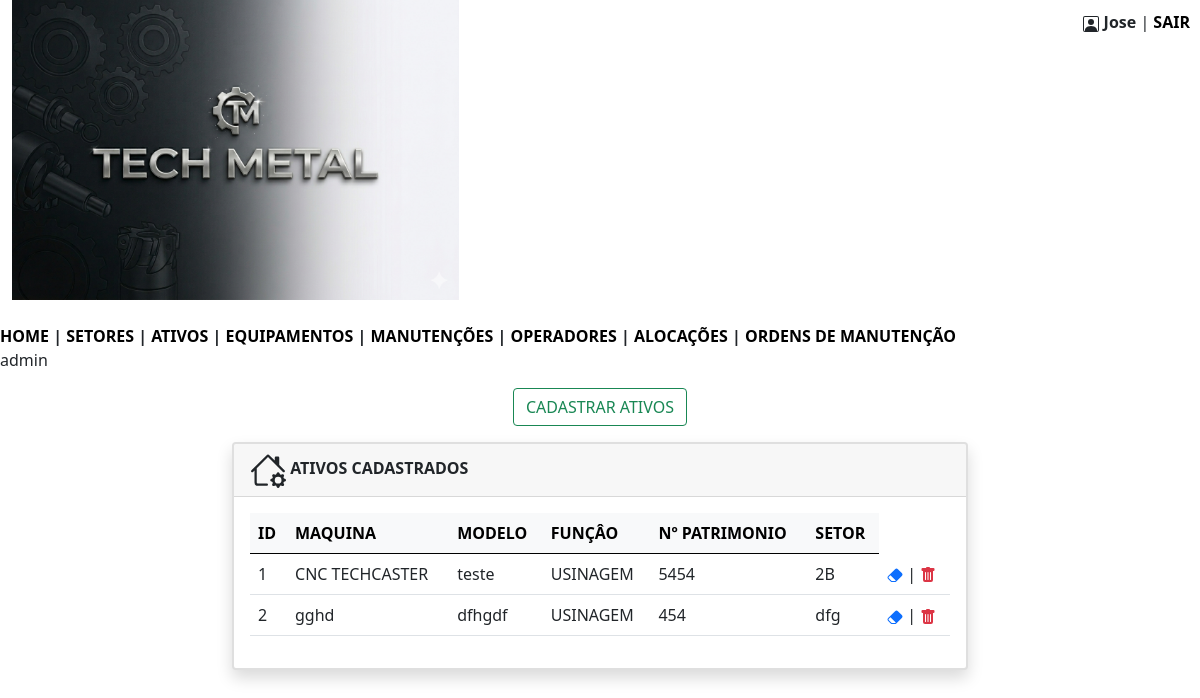
The app's page /techmetal/ativos.php (signed in), older data.
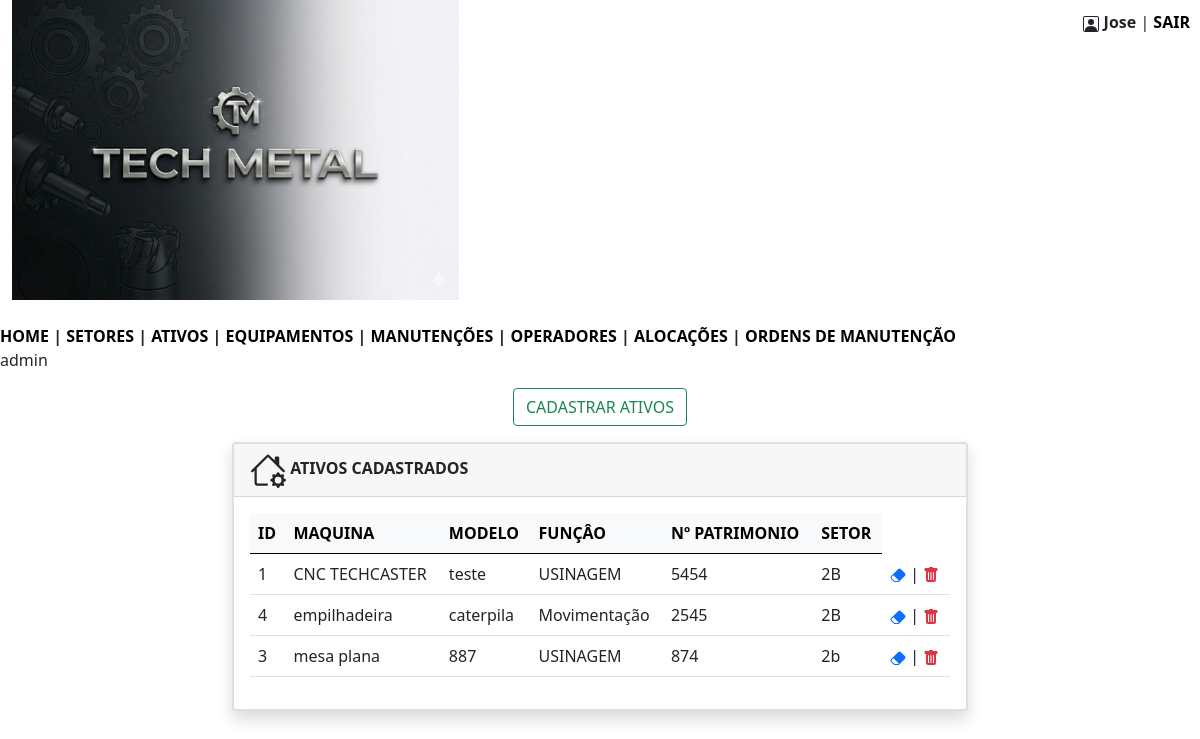
The same page, newer data.
### tables this page shows
CREATE TABLE `ativos` (
  `id` int(11) NOT NULL,
  `maquina` varchar(150) NOT NULL,
  `modelo` varchar(20) NOT NULL,
  `funcionalidade` varchar(100) NOT NULL,
  `n_patrimonio` int(4) NOT NULL,
  `setor` varchar(150) NOT NULL
);

### techmetal/ativos.php (the view, shortened to what this page needs)
<?php
$nome = $_SESSION['nome'];
?>
<!DOCTYPE html>
<html lang="pt-br">
<head>
    <link href="https://cdn.jsdelivr.net/npm/bootstrap@5.0.2/dist/css/bootstrap.min.css" rel="stylesheet">
</head>
<body>
<div class="container-fluid" style=" text-align:left; position:relative;">
<img src="imagens/banner.png"alt="" whidth = "900"  height = "300" srcset="">
    <div class="header" style="position:absolute; top:10px; right:10px;">
        <b><?= htmlspecialchars($nome) ?></b> |
        <a href="sair.php" style="color:black; text-decoration:none; font-weight:bold;">SAIR</a>
    </div>
</div>
<br/>
        <nav>
            <?php
                include 'menu.php';
            ?>
            <?php echo $funcao; ?>
        </nav>
<div class="text-center my-3">
    <button type="button" class="btn btn-outline-success" data-bs-toggle="modal" data-bs-target="#exampleModal">
        CADASTRAR ATIVOS
    </button>
</div>
<div class="container">
    <div class="row justify-content-center">
        <div class="col-md-8 mb-4">
            <div class="card shadow border-2">
                <div class="card-header">
                    <b>ATIVOS CADASTRADOS</b>
                </div>
                <div class="card-body">
                    <?php
                    include 'conecta.php';
                    $sql = "SELECT * FROM ativos ORDER BY maquina";
                    $consulta = $pdo->query($sql);
                    $listaativos = $consulta->fetchAll(PDO::FETCH_ASSOC);
                    if (count($listaativos) > 0) {
                        echo "<table class='table table-hover align-middle'>";
                        echo "<thead class='table-light'>
                                <tr>
                                    <th>ID</th>
                                    <th>MAQUINA</th>
                                    <th>MODELO</th>
                                    <th>FUNÇÂO</th>
                                    <th>Nº PATRIMONIO</th>
                                    <th>SETOR</th>
                                </tr>
                              </thead>";
                        echo "<tbody>";
                        foreach ($listaativos as $item) {
                            $id = $item['id'];
                            echo "<tr>";
                            echo "<td>" . htmlspecialchars($item['id']) . "</td>";
                            echo "<td>" . htmlspecialchars($item['maquina']) . "</td>";
                            echo "<td>" . htmlspecialchars($item['modelo']) . "</td>";
                            echo "<td>" . htmlspecialchars($item['funcionalidade']) . "</td>";
                            echo "<td>" . htmlspecialchars($item['n_patrimonio']) . "</td>";
                            echo "<td>" . htmlspecialchars($item['setor']) . "</td>";
                            echo "<td><a href='#' data-bs-toggle='modal' data-bs-target='#modalEditar' data-id='$id'><svg xmlns='http://www.w3.org/2000/svg' width='16' height='16' fill='currentColor' class='bi bi-eraser-fill' viewBox='0 0 16 16'>
                            <path d='M8.086 2.207a2 2 0 0 1 2.828 0l3.879 3.879a2 2 0 0 1 0 2.828l-5.5 5.5A2 2 0 0 1 7.879 15H5.12a2 2 0 0 1-1.414-.586l-2.5-2.5a2 2 0 0 1 0-2.828zm.66 11.34L3.453 8.254 1.914 9.793a1 1 0 0 0 0 1.414l2.5 2.5a1 1 0 0 0 .707.293H7.88a1 1 0 0 0 .707-.293z'/>
                          </svg></a> | <a href ='excluir_ativos.php?id=$id'><svg xmlns='http://www.w3.org/2000/svg' width='16' height='16' fill='currentColor' class='bi bi-trash-fill text-danger' viewBox='0 0 16 16'>
                            <path d='M2.5 1a1 1 0 0 0-1 1v1a1 1 0 0 0 1 1H3v9a2 2 0 0 0 2 2h6a2 2 0 0 0 2-2V4h.5a1 1 0 0 0 1-1V2a1 1 0 0 0-1-1H10a1 1 0 0 0-1-1H7a1 1 0 0 0-1 1zm3 4a.5.5 0 0 1 .5.5v7a.5.5 0 0 1-1 0v-7a.5.5 0 0 1 .5-.5M8 5a.5.5 0 0 1 .5.5v7a.5.5 0 0 1-1 0v-7A.5.5 0 0 1 8 5m3 .5v7a.5.5 0 0 1-1 0v-7a.5.5 0 0 1 1 0'/>
                          </svg></a></td>";
                            echo "</tr>";
                        }
                        echo "</tbody>";
                        echo "</table>";
                    } else {
                        echo "<p class='text-danger'><b>NÃO EXISTEM ATIVOS CADASTRADOS NO MOMENTO!</b></p>";
                    }
                    ?>
                </div>
            </div>
        </div>
    </div>
</div>
</body>
</html>

### techmetal/menu.php (shortened to what this page needs)
<?php
    $funcao = $_SESSION['funcao'];
    if ($funcao == "admin"){
       echo "<a href='home.php' style = 'color: black; text-decoration: none; font-weight: bold'>HOME</a>";
       echo "<b> | </b>";
       echo "<a href='setores.php' style = 'color: black; text-decoration: none; font-weight: bold'>SETORES</a>";
       echo "<b> | </b>";
       echo "<a href='ativos.php' style = 'color: black; text-decoration: none; font-weight: bold'>ATIVOS</a>";
       echo "<b> | </b>";
       echo "<a href='equipamentos.php' style = 'color: black; text-decoration: none; font-weight: bold'>EQUIPAMENTOS</a>";
       echo "<b> | </b>";
       echo "<a href='manutencoes.php' style = 'color: black; text-decoration: none; font-weight: bold'>MANUTENÇÕES</a>";
       echo "<b> | </b>";
       echo "<a href='operadores.php' style = 'color: black; text-decoration: none; font-weight: bold'>OPERADORES</a>";
       echo "<b> | </b>";
       echo "<a href='alocacoes.php' style = 'color: black; text-decoration: none; font-weight: bold'>ALOCAÇÕES</a>";
       echo "<b> | </b>";
       echo "<a href='ordem_manutencoes.php' style = 'color: black; text-decoration: none; font-weight: bold'>ORDENS DE MANUTENÇÃO</a>";
    }
?>

### techmetal/ativos.php (style rules this page uses)
.header { float: right; }

Row changes from the older to the newer data that the page shows:
removed ativos: id "2", maquina "gghd", modelo "dfhgdf", funcionalidade "USINAGEM", n_patrimonio "454", setor "dfg"
added ativos: id "4", maquina "empilhadeira", modelo "caterpila", funcionalidade "Movimentação", n_patrimonio "2545", setor "2B"
added ativos: id "3", maquina "mesa plana", modelo "887", funcionalidade "USINAGEM", n_patrimonio "874", setor "2b"
